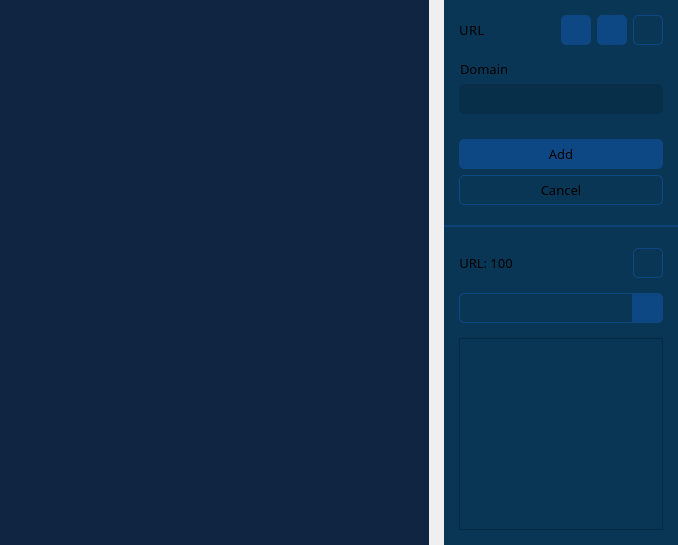
           <widget class="QWidget" name="blacklisted_url">
            <layout class="QHBoxLayout" name="horizontalLayout_10" stretch="2,1">
             <property name="spacing">
              <number>15</number>
             </property>
             <property name="leftMargin">
              <number>0</number>
             </property>
             <property name="topMargin">
              <number>0</number>
             </property>
             <property name="rightMargin">
              <number>0</number>
             </property>
             <property name="bottomMargin">
              <number>0</number>
             </property>
             <item>
              <widget class="QWidget" name="w_website_viewer" native="true">
               <property name="minimumSize">
                <size>
                 <width>377</width>
                 <height>0</height>
                </size>
               </property>
               <property name="styleSheet">
                <string notr="true">QWidget{
	background: #102542;
}

QLineEdit {
  	padding: 1px 5px;
  	border: 1px solid #0e4884;
  	border-radius: 5px;
}

QPushButton {
  padding: 5px;
  border: 1px solid #0e4884;
  background-color: #0e4884;
}

QLineEdit:focus,
QLineEdit:hover,
QPushButton:focus,
QPushButton:hover {
  border: 1px solid #256eff;
  outline: none;
}

QPushButton:pressed {
  background-color: #072f49;
}

QScrollBar:vertical{
    width: 18px;
    margin: 0px 3px 0px 7px;
    border-radius: 5px;
}

QScrollBar::handle:vertical{
    background-color: #97b9f4;    
    min-height: 5px;
 	border-radius: 4px;
}

QScrollBar::sub-line:vertical{
     height: 0;
     width: 0;
}

QScrollBar::add-line:vertical{
   	 height: 0;
     width: 0;
}

QScrollBar::add-page:vertical{
    background: #0b1a30;
	border-bottom-left-radius: 4px;
    border-bottom-right-radius: 4px;
    margin-top: -3px;
 }

QScrollBar::sub-page:vertical{
  	background: #0b1a30;
	border-top-left-radius: 4px;
	border-top-right-radius: 4px;
	margin-bottom: -3px;
}</string>
               </property>
              </widget>
             </item>
             <item>
              <widget class="QWidget" name="widget_12" native="true">
               <property name="minimumSize">
                <size>
                 <width>234</width>
                 <height>0</height>
                </size>
               </property>
               <property name="maximumSize">
                <size>
                 <width>380</width>
                 <height>16777215</height>
                </size>
               </property>
               <property name="styleSheet">
                <string notr="true">QWidget{
	background: #083654;
}

QLineEdit {
  	padding: 1px 5px;
  	border: 1px solid #0e4884;
  	border-radius: 5px;
}

QPushButton {
  padding: 5px;
  border: 1px solid #0e4884;
  background-color: #0e4884;
}

QLineEdit::disabled {
   border: 1px solid #072f49;
   border-radius: 5px;
   background-color: #072f49;
}

QPushButton::disabled {
  padding: 5px;
  border: 1px solid #102542;
  background-color: #102542;
}

QLineEdit:focus,
QLineEdit:hover,
QPushButton:focus,
QPushButton:hover {
  border: 1px solid #256eff;
  outline: none;
}

QPushButton:pressed {
  background-color: #072f49;
}

QHeaderView::section {
	background-color: #0d3c6e;
	border-top: 0px solid #97b9f4;
	border-bottom: 1px solid #97b9f4;
	border-right: 1px solid #97b9f4;
}

QTableView {
	border: 1px solid #0e4884;
	border-radius: 5px;
	gridline-color: #97b9f4;
}

QTableCornerButton::section{
	background-color: #0d3c6e;
    border-top: 0px solid #97b9f4;
    border-bottom: 1px solid #97b9f4;
    border-right: 1px solid #97b9f4;
}

QScrollBar:horizontal{
	height: 9px;
    border-radius: 5px;
}

QScrollBar:vertical{
	width: 9px;
    margin: 0;
    border-radius: 5px;
}

QScrollBar::handle:vertical{
	background-color: #97b9f4;    
    width: 18px;
    border-radius: 4px;
}

QScrollBar::handle:horizontal{
	background-color: #97b9f4;    
    min-width: 5px;
    border-radius: 4px;
}

QScrollBar::sub-line:horizontal,
QScrollBar::sub-line:vertical{
	height: 0;
    width: 0;
}

QScrollBar::add-line:horizontal,
QScrollBar::add-line:vertical{
	height: 0;
    width: 0;
}

QScrollBar::add-page:horizontal{
	background: #102542;
    border-top-right-radius: 4px;
    border-bottom-right-radius: 4px;
    margin-left: -3px;
}

QScrollBar::add-page:vertical{
	background: #102542;
    border-bottom-left-radius: 4px;
    border-bottom-right-radius: 4px;
    margin-top: -3px;
}

QScrollBar::sub-page:horizontal{
    background: #102542;
    border-bottom-left-radius: 4px;
	margin-right: -3px;
}

QScrollBar::sub-page:vertical{
    background: #102542;
	border-top-left-radius: 0;
	border-top-right-radius: 4px;
	margin-bottom: -3px;
}</string>
               </property>
               <layout class="QVBoxLayout" name="verticalLayout_42">
                <property name="spacing">
                 <number>0</number>
                </property>
                <property name="leftMargin">
                 <number>0</number>
                </property>
                <property name="topMargin">
                 <number>0</number>
                </property>
                <property name="rightMargin">
                 <number>0</number>
                </property>
                <property name="bottomMargin">
                 <number>0</number>
                </property>
                <item>
                 <widget class="QWidget" name="w_url_input" native="true">
                  <layout class="QVBoxLayout" name="verticalLayout_36">
                   <property name="spacing">
                    <number>15</number>
                   </property>
                   <property name="leftMargin">
                    <number>15</number>
                   </property>
                   <property name="topMargin">
                    <number>15</number>
                   </property>
                   <property name="rightMargin">
                    <number>15</number>
                   </property>
                   <property name="bottomMargin">
                    <number>20</number>
                   </property>
                   <item>
                    <layout class="QHBoxLayout" name="horizontalLayout_25">
                     <property name="spacing">
                      <number>6</number>
                     </property>
                     <item>
                      <widget class="QLabel" name="label_17">
                       <property name="font">
                        <font>
                         <family>Barlow</family>
                         <pointsize>10</pointsize>
                         <weight>50</weight>
                         <bold>false</bold>
                        </font>
                       </property>
                       <property name="styleSheet">
                        <string notr="true">letter-spacing: 0.5px</string>
                       </property>
                       <property name="text">
                        <string>URL</string>
                       </property>
                       <property name="alignment">
                        <set>Qt::AlignCenter</set>
                       </property>
                       <property name="indent">
                        <number>1</number>
                       </property>
                      </widget>
                     </item>
                     <item>
                      <spacer name="horizontalSpacer_17">
                       <property name="orientation">
                        <enum>Qt::Horizontal</enum>
                       </property>
                       <property name="sizeHint" stdset="0">
                        <size>
                         <width>40</width>
                         <height>20</height>
                        </size>
                       </property>
                      </spacer>
                     </item>
                     <item>
                      <widget class="QPushButton" name="btn_init_add_url">
                       <property name="sizePolicy">
                        <sizepolicy hsizetype="Fixed" vsizetype="Fixed">
                         <horstretch>0</horstretch>
                         <verstretch>0</verstretch>
                        </sizepolicy>
                       </property>
                       <property name="minimumSize">
                        <size>
                         <width>30</width>
                         <height>30</height>
                        </size>
                       </property>
                       <property name="maximumSize">
                        <size>
                         <width>30</width>
                         <height>30</height>
                        </size>
                       </property>
                       <property name="cursor">
                        <cursorShape>PointingHandCursor</cursorShape>
                       </property>
                       <property name="styleSheet">
                        <string notr="true">QPushButton{
	border-radius: 5px;
    background-image:  url(:/icons/add.png);
    background-repeat: no-repeat;
    background-position: center center;
}

QPushButton::disabled{
	border-radius: 5px;
    background-image: url(:/icons/add_2.png);
    background-repeat: no-repeat;
    background-position: center center;
}</string>
                       </property>
                       <property name="iconSize">
                        <size>
                         <width>17</width>
                         <height>17</height>
                        </size>
                       </property>
                      </widget>
                     </item>
                     <item>
                      <widget class="QPushButton" name="btn_init_edit_url">
                       <property name="sizePolicy">
                        <sizepolicy hsizetype="Fixed" vsizetype="Fixed">
                         <horstretch>0</horstretch>
                         <verstretch>0</verstretch>
                        </sizepolicy>
                       </property>
                       <property name="minimumSize">
                        <size>
                         <width>30</width>
                         <height>30</height>
                        </size>
                       </property>
                       <property name="maximumSize">
                        <size>
                         <width>30</width>
                         <height>30</height>
                        </size>
                       </property>
                       <property name="cursor">
                        <cursorShape>PointingHandCursor</cursorShape>
                       </property>
                       <property name="styleSheet">
                        <string notr="true">border-radius: 5px</string>
                       </property>
                       <property name="icon">
                        <iconset resource="C:/Users/moral/Desktop/Resources/Resources.qrc">
                         <normaloff>:/icons/edit.png</normaloff>
                         <disabledoff>:/icons/edit_2.png</disabledoff>:/icons/edit.png</iconset>
                       </property>
                       <property name="iconSize">
                        <size>
                         <width>20</width>
                         <height>20</height>
                        </size>
                       </property>
                      </widget>
                     </item>
                     <item>
                      <widget class="QPushButton" name="btn_delete_url">
                       <property name="sizePolicy">
                        <sizepolicy hsizetype="Fixed" vsizetype="Fixed">
                         <horstretch>0</horstretch>
                         <verstretch>0</verstretch>
                        </sizepolicy>
                       </property>
                       <property name="minimumSize">
                        <size>
                         <width>30</width>
                         <height>30</height>
                        </size>
                       </property>
                       <property name="maximumSize">
                        <size>
                         <width>30</width>
                         <height>30</height>
                        </size>
                       </property>
                       <property name="cursor">
                        <cursorShape>PointingHandCursor</cursorShape>
                       </property>
                       <property name="styleSheet">
                        <string notr="true">QPushButton{
	border-radius: 5px;
	background: none;
}


QPushButton:pressed {
 	background-color: #072f49;
}</string>
                       </property>
                       <property name="icon">
                        <iconset resource="C:/Users/moral/Desktop/Resources/Resources.qrc">
                         <normaloff>:/icons/trash.png</normaloff>
                         <disabledoff>:/icons/trash_2.png</disabledoff>:/icons/trash.png</iconset>
                       </property>
                       <property name="iconSize">
                        <size>
                         <width>21</width>
                         <height>21</height>
                        </size>
                       </property>
                      </widget>
                     </item>
                    </layout>
                   </item>
                   <item>
                    <layout class="QVBoxLayout" name="verticalLayout_37">
                     <property name="spacing">
                      <number>6</number>
                     </property>
                     <property name="sizeConstraint">
                      <enum>QLayout::SetMinimumSize</enum>
                     </property>
                     <item>
                      <widget class="QLabel" name="label_19">
                       <property name="sizePolicy">
                        <sizepolicy hsizetype="Preferred" vsizetype="Fixed">
                         <horstretch>0</horstretch>
                         <verstretch>0</verstretch>
                        </sizepolicy>
                       </property>
                       <property name="font">
                        <font>
                         <family>Barlow</family>
                         <pointsize>10</pointsize>
                        </font>
                       </property>
                       <property name="text">
                        <string>Domain</string>
                       </property>
                       <property name="indent">
                        <number>1</number>
                       </property>
                      </widget>
                     </item>
                     <item>
                      <widget class="QLineEdit" name="txt_url">
                       <property name="enabled">
                        <bool>false</bool>
                       </property>
                       <property name="minimumSize">
                        <size>
                         <width>0</width>
                         <height>30</height>
                        </size>
                       </property>
                       <property name="font">
                        <font>
                         <family>Barlow</family>
                         <pointsize>10</pointsize>
                        </font>
                       </property>
                      </widget>
                     </item>
                    </layout>
                   </item>
                   <item>
                    <widget class="QWidget" name="w_url_btn" native="true">
                     <layout class="QVBoxLayout" name="verticalLayout_41">
                      <property name="sizeConstraint">
                       <enum>QLayout::SetMinimumSize</enum>
                      </property>
                      <property name="leftMargin">
                       <number>0</number>
                      </property>
                      <property name="topMargin">
                       <number>10</number>
                      </property>
                      <property name="rightMargin">
                       <number>0</number>
                      </property>
                      <property name="bottomMargin">
                       <number>0</number>
                      </property>
                      <item>
                       <widget class="QPushButton" name="btn_add_edit_url">
                        <property name="minimumSize">
                         <size>
                          <width>0</width>
                          <height>30</height>
                         </size>
                        </property>
                        <property name="font">
                         <font>
                          <family>Barlow</family>
                          <pointsize>10</pointsize>
                          <weight>50</weight>
                          <bold>false</bold>
                         </font>
                        </property>
                        <property name="cursor">
                         <cursorShape>PointingHandCursor</cursorShape>
                        </property>
                        <property name="styleSheet">
                         <string notr="true">border-radius: 5px;</string>
                        </property>
                        <property name="text">
                         <string>Add</string>
                        </property>
                       </widget>
                      </item>
                      <item>
                       <widget class="QPushButton" name="btn_cancel_url">
                        <property name="minimumSize">
                         <size>
                          <width>0</width>
                          <height>30</height>
                         </size>
                        </property>
                        <property name="font">
                         <font>
                          <family>Barlow</family>
                          <pointsize>10</pointsize>
                         </font>
                        </property>
                        <property name="cursor">
                         <cursorShape>PointingHandCursor</cursorShape>
                        </property>
                        <property name="styleSheet">
                         <string notr="true">QPushButton{
	border-radius: 5px;
	background: none;
}


QPushButton:pressed {
 	background-color: #072f49;
}</string>
                        </property>
                        <property name="text">
                         <string>Cancel</string>
                        </property>
                       </widget>
                      </item>
                     </layout>
                    </widget>
                   </item>
                  </layout>
                 </widget>
                </item>
                <item>
                 <widget class="Line" name="line_11">
                  <property name="styleSheet">
                   <string notr="true">color: #0e4177;</string>
                  </property>
                  <property name="frameShadow">
                   <enum>QFrame::Plain</enum>
                  </property>
                  <property name="lineWidth">
                   <number>2</number>
                  </property>
                  <property name="orientation">
                   <enum>Qt::Horizontal</enum>
                  </property>
                 </widget>
                </item>
                <item>
                 <widget class="QWidget" name="w_url" native="true">
                  <layout class="QVBoxLayout" name="verticalLayout_4">
                   <property name="spacing">
                    <number>15</number>
                   </property>
                   <property name="leftMargin">
                    <number>15</number>
                   </property>
                   <property name="topMargin">
                    <number>20</number>
                   </property>
                   <property name="rightMargin">
                    <number>15</number>
                   </property>
                   <property name="bottomMargin">
                    <number>15</number>
                   </property>
                   <item>
                    <layout class="QHBoxLayout" name="horizontalLayout_24">
                     <property name="spacing">
                      <number>6</number>
                     </property>
                     <property name="bottomMargin">
                      <number>0</number>
                     </property>
                     <item>
                      <widget class="QLabel" name="lbl_url_status">
                       <property name="sizePolicy">
                        <sizepolicy hsizetype="Fixed" vsizetype="Preferred">
                         <horstretch>0</horstretch>
                         <verstretch>0</verstretch>
                        </sizepolicy>
                       </property>
                       <property name="font">
                        <font>
                         <family>Barlow</family>
                         <pointsize>10</pointsize>
                        </font>
                       </property>
                       <property name="text">
                        <string>URL: 100</string>
                       </property>
                       <property name="alignment">
                        <set>Qt::AlignCenter</set>
                       </property>
                       <property name="indent">
                        <number>1</number>
                       </property>
                      </widget>
                     </item>
                     <item>
                      <spacer name="horizontalSpacer_15">
                       <property name="orientation">
                        <enum>Qt::Horizontal</enum>
                       </property>
                       <property name="sizeHint" stdset="0">
                        <size>
                         <width>40</width>
                         <height>20</height>
                        </size>
                       </property>
                      </spacer>
                     </item>
                     <item>
                      <widget class="QPushButton" name="btn_clear_url_table">
                       <property name="sizePolicy">
                        <sizepolicy hsizetype="Fixed" vsizetype="Fixed">
                         <horstretch>0</horstretch>
                         <verstretch>0</verstretch>
                        </sizepolicy>
                       </property>
                       <property name="minimumSize">
                        <size>
                         <width>30</width>
                         <height>30</height>
                        </size>
                       </property>
                       <property name="maximumSize">
                        <size>
                         <width>30</width>
                         <height>30</height>
                        </size>
                       </property>
                       <property name="cursor">
                        <cursorShape>PointingHandCursor</cursorShape>
                       </property>
                       <property name="styleSheet">
                        <string notr="true">QPushButton{
	border-radius: 5px;
	background: none;
}


QPushButton:pressed {
 	background-color: #072f49;
}</string>
                       </property>
                       <property name="icon">
                        <iconset resource="C:/Users/moral/Desktop/Resources/Resources.qrc">
                         <normaloff>:/icons/delete_table.png</normaloff>:/icons/delete_table.png</iconset>
                       </property>
                       <property name="iconSize">
                        <size>
                         <width>20</width>
                         <height>20</height>
                        </size>
                       </property>
                      </widget>
                     </item>
                    </layout>
                   </item>
                   <item>
                    <layout class="QHBoxLayout" name="horizontalLayout_57">
                     <property name="spacing">
                      <number>0</number>
                     </property>
                     <property name="sizeConstraint">
                      <enum>QLayout::SetDefaultConstraint</enum>
                     </property>
                     <item>
                      <widget class="QLineEdit" name="txt_search_url">
                       <property name="sizePolicy">
                        <sizepolicy hsizetype="Expanding" vsizetype="Fixed">
                         <horstretch>0</horstretch>
                         <verstretch>0</verstretch>
                        </sizepolicy>
                       </property>
                       <property name="minimumSize">
                        <size>
                         <width>0</width>
                         <height>30</height>
                        </size>
                       </property>
                       <property name="maximumSize">
                        <size>
                         <width>16777215</width>
                         <height>35</height>
                        </size>
                       </property>
                       <property name="font">
                        <font>
                         <family>Barlow</family>
                         <pointsize>10</pointsize>
                        </font>
                       </property>
                       <property name="styleSheet">
                        <string notr="true">border-radius: none;
border-top-left-radius: 5px;
border-bottom-left-radius: 5px;</string>
                       </property>
                      </widget>
                     </item>
                     <item>
                      <widget class="QPushButton" name="btn_search_url">
                       <property name="sizePolicy">
                        <sizepolicy hsizetype="Fixed" vsizetype="Fixed">
                         <horstretch>0</horstretch>
                         <verstretch>0</verstretch>
                        </sizepolicy>
                       </property>
                       <property name="minimumSize">
                        <size>
                         <width>30</width>
                         <height>30</height>
                        </size>
                       </property>
                       <property name="maximumSize">
                        <size>
                         <width>30</width>
                         <height>30</height>
                        </size>
                       </property>
                       <property name="font">
                        <font>
                         <family>Barlow</family>
                         <pointsize>12</pointsize>
                         <weight>75</weight>
                         <bold>true</bold>
                        </font>
                       </property>
                       <property name="cursor">
                        <cursorShape>PointingHandCursor</cursorShape>
                       </property>
                       <property name="styleSheet">
                        <string notr="true">border-top-right-radius: 5px;
border-bottom-right-radius: 5px;</string>
                       </property>
                       <property name="text">
                        <string/>
                       </property>
                       <property name="icon">
                        <iconset resource="C:/Users/moral/Desktop/Resources/Resources.qrc">
                         <normaloff>:/icons/search.png</normaloff>:/icons/search.png</iconset>
                       </property>
                       <property name="iconSize">
                        <size>
                         <width>18</width>
                         <height>18</height>
                        </size>
                       </property>
                      </widget>
                     </item>
                    </layout>
                   </item>
                   <item>
                    <widget class="QListView" name="lv_url"/>
                   </item>
                  </layout>
                 </widget>
                </item>
               </layout>
              </widget>
             </item>
            </layout>
           </widget>
